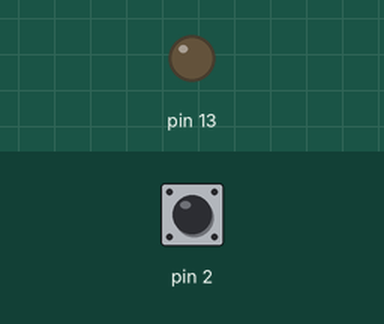
Bench run of a sketch on a simulated Arduino Uno, built with avr-gcc and run on an emulated ATmega328P. On the bench: output pins drawn as LEDs (lit = HIGH). Dashed ring = blinking. The inputs (shaded band) are chosen by the test bench; at power-on: pin 2 HIGH.

Above: at 1.2 s.
1.3 s: pin 2 pulled LOW for 1 s
At 3.6 s:
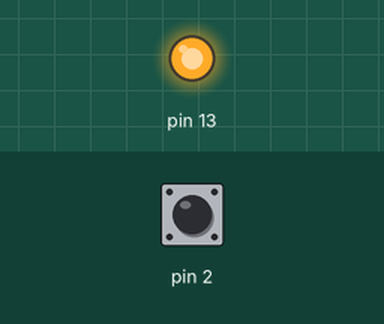
4.3 s: pin 2 pulled LOW for 0.15 s
At 5.2 s:
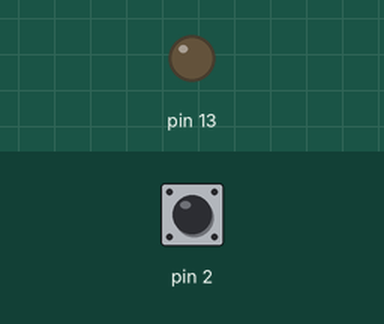
5.9 s: pin 2 pulled LOW for 3.2 s
At 6.07 s:
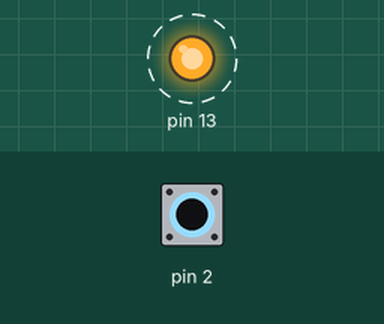
Timing chart, 0 to 10.5 s (numbered marks = the images above; inputs shaded):
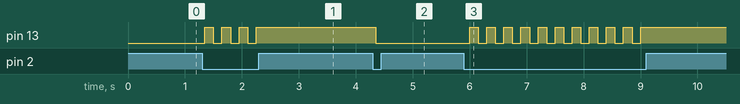

The sketch:

11-NOT.ino
```cpp
/**
  Funções lógicas - NOT
  Acender ou apagar um LED com um botão
  @author Anderson Wilmer
  Data: 16 de setembro de 2025
*/

void setup() {
  pinMode(13, OUTPUT);
  pinMode(2, INPUT_PULLUP);
  /*
  Serial.begin(9600);
  digitalWrite(13, LOW); //HIGH = 1 = 5V | LOW = 0 = GND
  int led = digitalRead(13); //capturar o estado do LED (0 ou 1)
  Serial.print("Valor de leitura do LED: ");
  Serial.println(led);
  */

}

void loop() {
  int botao1 = digitalRead(2);
  int led = digitalRead(13);
  //se o botão for pressionado
  //inverter a lógica para acender ou apagar o LED (NOT)
    if(botao1 == 0) {
      digitalWrite(13, !led); //! função NOT
    }
    delay(150); //minimizar efeito mecânico do botão

}
```

Measured:
- after the input at 1.3 s, pin 13: alternates HIGH for 0.15 s and LOW for 0.15 s, 7 changes in all, then stays HIGH, starting after 0.05 s
- after the input at 4.3 s, pin 13: HIGH → LOW after 0.05 s
- after the input at 5.9 s, pin 13: alternates HIGH for 0.15 s and LOW for 0.15 s, 21 changes in all, then stays HIGH, starting after 0.10 s
